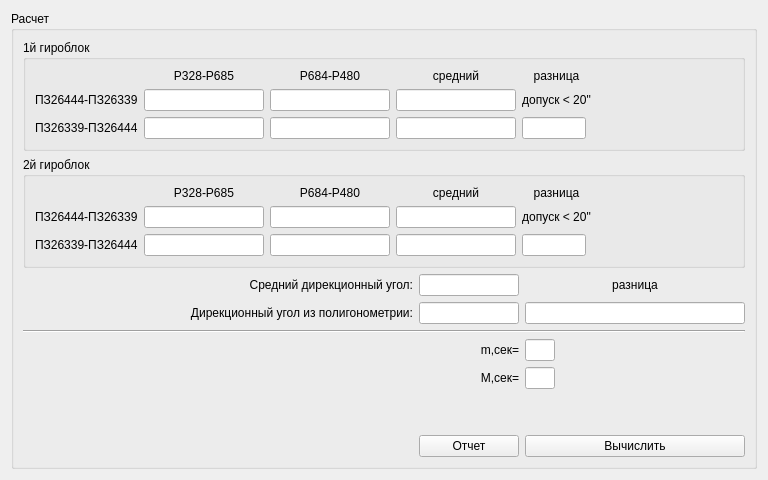
      <widget class="QWidget" name="tab_3">
       <attribute name="title">
        <string>Расчет</string>
       </attribute>
       <layout class="QGridLayout" name="gridLayout_8">
        <item row="0" column="0">
         <widget class="QSplitter" name="splitter">
          <property name="layoutDirection">
           <enum>Qt::LeftToRight</enum>
          </property>
          <property name="autoFillBackground">
           <bool>false</bool>
          </property>
          <property name="orientation">
           <enum>Qt::Vertical</enum>
          </property>
          <property name="handleWidth">
           <number>3</number>
          </property>
          <property name="childrenCollapsible">
           <bool>true</bool>
          </property>
          <widget class="QGroupBox" name="groupBox_5">
           <property name="sizePolicy">
            <sizepolicy hsizetype="Expanding" vsizetype="Preferred">
             <horstretch>0</horstretch>
             <verstretch>0</verstretch>
            </sizepolicy>
           </property>
           <property name="minimumSize">
            <size>
             <width>0</width>
             <height>0</height>
            </size>
           </property>
           <property name="title">
            <string>Расчет</string>
           </property>
           <layout class="QGridLayout" name="gridLayout_5">
            <item row="1" column="0" colspan="5">
             <widget class="QGroupBox" name="groupBox_3">
              <property name="title">
               <string>1й гироблок</string>
              </property>
              <layout class="QGridLayout" name="gridLayout_9">
               <item row="2" column="4">
                <widget class="QLabel" name="label_9">
                 <property name="text">
                  <string>допуск &lt; 20&quot;</string>
                 </property>
                 <property name="alignment">
                  <set>Qt::AlignCenter</set>
                 </property>
                </widget>
               </item>
               <item row="0" column="2">
                <widget class="QLabel" name="label_13">
                 <property name="text">
                  <string>P684-P480</string>
                 </property>
                 <property name="alignment">
                  <set>Qt::AlignCenter</set>
                 </property>
                </widget>
               </item>
               <item row="2" column="2">
                <widget class="QLineEdit" name="EditDirectional2">
                 <property name="maximumSize">
                  <size>
                   <width>120</width>
                   <height>16777215</height>
                  </size>
                 </property>
                 <property name="readOnly">
                  <bool>true</bool>
                 </property>
                </widget>
               </item>
               <item row="4" column="1">
                <widget class="QLineEdit" name="EditDirectional3">
                 <property name="maximumSize">
                  <size>
                   <width>120</width>
                   <height>16777215</height>
                  </size>
                 </property>
                 <property name="readOnly">
                  <bool>true</bool>
                 </property>
                </widget>
               </item>
               <item row="4" column="0">
                <widget class="QLabel" name="label_18">
                 <property name="text">
                  <string>ПЗ26339-ПЗ26444</string>
                 </property>
                </widget>
               </item>
               <item row="2" column="0">
                <widget class="QLabel" name="label_16">
                 <property name="text">
                  <string>ПЗ26444-ПЗ26339</string>
                 </property>
                </widget>
               </item>
               <item row="2" column="1">
                <widget class="QLineEdit" name="EditDirectional1">
                 <property name="maximumSize">
                  <size>
                   <width>120</width>
                   <height>16777215</height>
                  </size>
                 </property>
                 <property name="readOnly">
                  <bool>true</bool>
                 </property>
                </widget>
               </item>
               <item row="4" column="2">
                <widget class="QLineEdit" name="EditDirectional4">
                 <property name="maximumSize">
                  <size>
                   <width>120</width>
                   <height>16777215</height>
                  </size>
                 </property>
                 <property name="readOnly">
                  <bool>true</bool>
                 </property>
                </widget>
               </item>
               <item row="0" column="1">
                <widget class="QLabel" name="label_12">
                 <property name="text">
                  <string>Р328-P685</string>
                 </property>
                 <property name="alignment">
                  <set>Qt::AlignCenter</set>
                 </property>
                </widget>
               </item>
               <item row="0" column="3">
                <widget class="QLabel" name="label_3">
                 <property name="text">
                  <string>средний</string>
                 </property>
                 <property name="alignment">
                  <set>Qt::AlignCenter</set>
                 </property>
                </widget>
               </item>
               <item row="2" column="3">
                <widget class="QLineEdit" name="EditDirectional1_2">
                 <property name="maximumSize">
                  <size>
                   <width>120</width>
                   <height>16777215</height>
                  </size>
                 </property>
                 <property name="readOnly">
                  <bool>true</bool>
                 </property>
                </widget>
               </item>
               <item row="4" column="3">
                <widget class="QLineEdit" name="EditDirectional3_4">
                 <property name="maximumSize">
                  <size>
                   <width>120</width>
                   <height>16777215</height>
                  </size>
                 </property>
                 <property name="readOnly">
                  <bool>true</bool>
                 </property>
                </widget>
               </item>
               <item row="0" column="4">
                <widget class="QLabel" name="label_5">
                 <property name="text">
                  <string>разница</string>
                 </property>
                 <property name="alignment">
                  <set>Qt::AlignCenter</set>
                 </property>
                </widget>
               </item>
               <item row="4" column="4">
                <widget class="QLineEdit" name="EditDirectional1_4d">
                 <property name="maximumSize">
                  <size>
                   <width>64</width>
                   <height>16777215</height>
                  </size>
                 </property>
                 <property name="font">
                  <font>
                   <weight>75</weight>
                   <bold>true</bold>
                  </font>
                 </property>
                 <property name="readOnly">
                  <bool>true</bool>
                 </property>
                </widget>
               </item>
               <item row="4" column="5">
                <spacer name="horizontalSpacer_8">
                 <property name="orientation">
                  <enum>Qt::Horizontal</enum>
                 </property>
                 <property name="sizeHint" stdset="0">
                  <size>
                   <width>40</width>
                   <height>20</height>
                  </size>
                 </property>
                </spacer>
               </item>
              </layout>
             </widget>
            </item>
            <item row="2" column="0" colspan="5">
             <widget class="QGroupBox" name="groupBox_6">
              <property name="title">
               <string>2й гироблок</string>
              </property>
              <layout class="QGridLayout" name="gridLayout_10">
               <item row="1" column="1">
                <widget class="QLineEdit" name="EditDirectional5">
                 <property name="maximumSize">
                  <size>
                   <width>120</width>
                   <height>16777215</height>
                  </size>
                 </property>
                 <property name="readOnly">
                  <bool>true</bool>
                 </property>
                </widget>
               </item>
               <item row="2" column="1">
                <widget class="QLineEdit" name="EditDirectional7">
                 <property name="maximumSize">
                  <size>
                   <width>120</width>
                   <height>16777215</height>
                  </size>
                 </property>
                 <property name="readOnly">
                  <bool>true</bool>
                 </property>
                </widget>
               </item>
               <item row="0" column="1">
                <widget class="QLabel" name="label_63">
                 <property name="text">
                  <string>Р328-P685</string>
                 </property>
                 <property name="alignment">
                  <set>Qt::AlignCenter</set>
                 </property>
                </widget>
               </item>
               <item row="1" column="2">
                <widget class="QLineEdit" name="EditDirectional6">
                 <property name="maximumSize">
                  <size>
                   <width>120</width>
                   <height>16777215</height>
                  </size>
                 </property>
                 <property name="readOnly">
                  <bool>true</bool>
                 </property>
                </widget>
               </item>
               <item row="0" column="2">
                <widget class="QLabel" name="label_62">
                 <property name="text">
                  <string>P684-P480</string>
                 </property>
                 <property name="alignment">
                  <set>Qt::AlignCenter</set>
                 </property>
                </widget>
               </item>
               <item row="2" column="0">
                <widget class="QLabel" name="label_27">
                 <property name="text">
                  <string>ПЗ26339-ПЗ26444</string>
                 </property>
                </widget>
               </item>
               <item row="1" column="0">
                <widget class="QLabel" name="label_61">
                 <property name="text">
                  <string>ПЗ26444-ПЗ26339</string>
                 </property>
                </widget>
               </item>
               <item row="2" column="2">
                <widget class="QLineEdit" name="EditDirectional8">
                 <property name="maximumSize">
                  <size>
                   <width>120</width>
                   <height>16777215</height>
                  </size>
                 </property>
                 <property name="readOnly">
                  <bool>true</bool>
                 </property>
                </widget>
               </item>
               <item row="0" column="3">
                <widget class="QLabel" name="label_4">
                 <property name="text">
                  <string>средний</string>
                 </property>
                 <property name="alignment">
                  <set>Qt::AlignCenter</set>
                 </property>
                </widget>
               </item>
               <item row="1" column="3">
                <widget class="QLineEdit" name="EditDirectional5_6">
                 <property name="maximumSize">
                  <size>
                   <width>120</width>
                   <height>16777215</height>
                  </size>
                 </property>
                 <property name="readOnly">
                  <bool>true</bool>
                 </property>
                </widget>
               </item>
               <item row="2" column="3">
                <widget class="QLineEdit" name="EditDirectional7_8">
                 <property name="maximumSize">
                  <size>
                   <width>120</width>
                   <height>16777215</height>
                  </size>
                 </property>
                 <property name="readOnly">
                  <bool>true</bool>
                 </property>
                </widget>
               </item>
               <item row="1" column="4">
                <widget class="QLabel" name="label_10">
                 <property name="text">
                  <string>допуск &lt; 20&quot;</string>
                 </property>
                 <property name="alignment">
                  <set>Qt::AlignCenter</set>
                 </property>
                </widget>
               </item>
               <item row="2" column="4">
                <widget class="QLineEdit" name="EditDirectional5_8d">
                 <property name="maximumSize">
                  <size>
                   <width>64</width>
                   <height>16777215</height>
                  </size>
                 </property>
                 <property name="font">
                  <font>
                   <weight>75</weight>
                   <bold>true</bold>
                  </font>
                 </property>
                 <property name="readOnly">
                  <bool>true</bool>
                 </property>
                </widget>
               </item>
               <item row="0" column="4">
                <widget class="QLabel" name="label_6">
                 <property name="text">
                  <string>разница</string>
                 </property>
                 <property name="alignment">
                  <set>Qt::AlignCenter</set>
                 </property>
                </widget>
               </item>
               <item row="2" column="5">
                <spacer name="horizontalSpacer_9">
                 <property name="orientation">
                  <enum>Qt::Horizontal</enum>
                 </property>
                 <property name="sizeHint" stdset="0">
                  <size>
                   <width>40</width>
                   <height>20</height>
                  </size>
                 </property>
                </spacer>
               </item>
              </layout>
             </widget>
            </item>
            <item row="11" column="3">
             <widget class="QPushButton" name="pushButtonOtchet">
              <property name="enabled">
               <bool>true</bool>
              </property>
              <property name="text">
               <string>Отчет</string>
              </property>
             </widget>
            </item>
            <item row="3" column="1" colspan="2">
             <widget class="QLabel" name="label_20">
              <property name="text">
               <string>Средний дирекционный угол:</string>
              </property>
              <property name="alignment">
               <set>Qt::AlignRight|Qt::AlignTrailing|Qt::AlignVCenter</set>
              </property>
             </widget>
            </item>
            <item row="3" column="3">
             <widget class="QLineEdit" name="EditDirectionAlverage">
              <property name="maximumSize">
               <size>
                <width>100</width>
                <height>16777215</height>
               </size>
              </property>
              <property name="readOnly">
               <bool>true</bool>
              </property>
             </widget>
            </item>
            <item row="5" column="3">
             <widget class="QLineEdit" name="EditDirectionPolygonometry">
              <property name="maximumSize">
               <size>
                <width>100</width>
                <height>16777215</height>
               </size>
              </property>
              <property name="text">
               <string/>
              </property>
              <property name="readOnly">
               <bool>true</bool>
              </property>
             </widget>
            </item>
            <item row="11" column="4">
             <widget class="QPushButton" name="pushButtonRaschet">
              <property name="text">
               <string>Вычислить</string>
              </property>
             </widget>
            </item>
            <item row="5" column="4">
             <widget class="QLineEdit" name="EditDirectionD">
              <property name="font">
               <font>
                <weight>75</weight>
                <bold>true</bold>
               </font>
              </property>
              <property name="readOnly">
               <bool>true</bool>
              </property>
             </widget>
            </item>
            <item row="3" column="4">
             <widget class="QLabel" name="label_11">
              <property name="text">
               <string>разница</string>
              </property>
              <property name="alignment">
               <set>Qt::AlignCenter</set>
              </property>
             </widget>
            </item>
            <item row="10" column="2">
             <spacer name="verticalSpacer_3">
              <property name="orientation">
               <enum>Qt::Vertical</enum>
              </property>
              <property name="sizeHint" stdset="0">
               <size>
                <width>20</width>
                <height>40</height>
               </size>
              </property>
             </spacer>
            </item>
            <item row="6" column="0" colspan="5">
             <widget class="Line" name="line">
              <property name="orientation">
               <enum>Qt::Horizontal</enum>
              </property>
             </widget>
            </item>
            <item row="8" column="4">
             <widget class="QLineEdit" name="Edit_M">
              <property name="maximumSize">
               <size>
                <width>30</width>
                <height>16777215</height>
               </size>
              </property>
              <property name="font">
               <font>
                <weight>75</weight>
                <bold>true</bold>
               </font>
              </property>
              <property name="readOnly">
               <bool>true</bool>
              </property>
             </widget>
            </item>
            <item row="7" column="0">
             <spacer name="horizontalSpacer_7">
              <property name="orientation">
               <enum>Qt::Horizontal</enum>
              </property>
              <property name="sizeHint" stdset="0">
               <size>
                <width>40</width>
                <height>20</height>
               </size>
              </property>
             </spacer>
            </item>
            <item row="7" column="3">
             <widget class="QLabel" name="label_14">
              <property name="text">
               <string>m,сек=</string>
              </property>
              <property name="alignment">
               <set>Qt::AlignRight|Qt::AlignTrailing|Qt::AlignVCenter</set>
              </property>
             </widget>
            </item>
            <item row="7" column="4">
             <widget class="QLineEdit" name="Edit_av">
              <property name="maximumSize">
               <size>
                <width>30</width>
                <height>30</height>
               </size>
              </property>
              <property name="font">
               <font>
                <weight>75</weight>
                <bold>true</bold>
               </font>
              </property>
              <property name="readOnly">
               <bool>true</bool>
              </property>
             </widget>
            </item>
            <item row="8" column="3">
             <widget class="QLabel" name="label_15">
              <property name="text">
               <string>M,сек=</string>
              </property>
              <property name="alignment">
               <set>Qt::AlignRight|Qt::AlignTrailing|Qt::AlignVCenter</set>
              </property>
             </widget>
            </item>
            <item row="5" column="0" colspan="3">
             <widget class="QLabel" name="label_21">
              <property name="text">
               <string>Дирекционный угол из полигонометрии:</string>
              </property>
              <property name="alignment">
               <set>Qt::AlignRight|Qt::AlignTrailing|Qt::AlignVCenter</set>
              </property>
             </widget>
            </item>
           </layout>
          </widget>
         </widget>
        </item>
       </layout>
      </widget>
